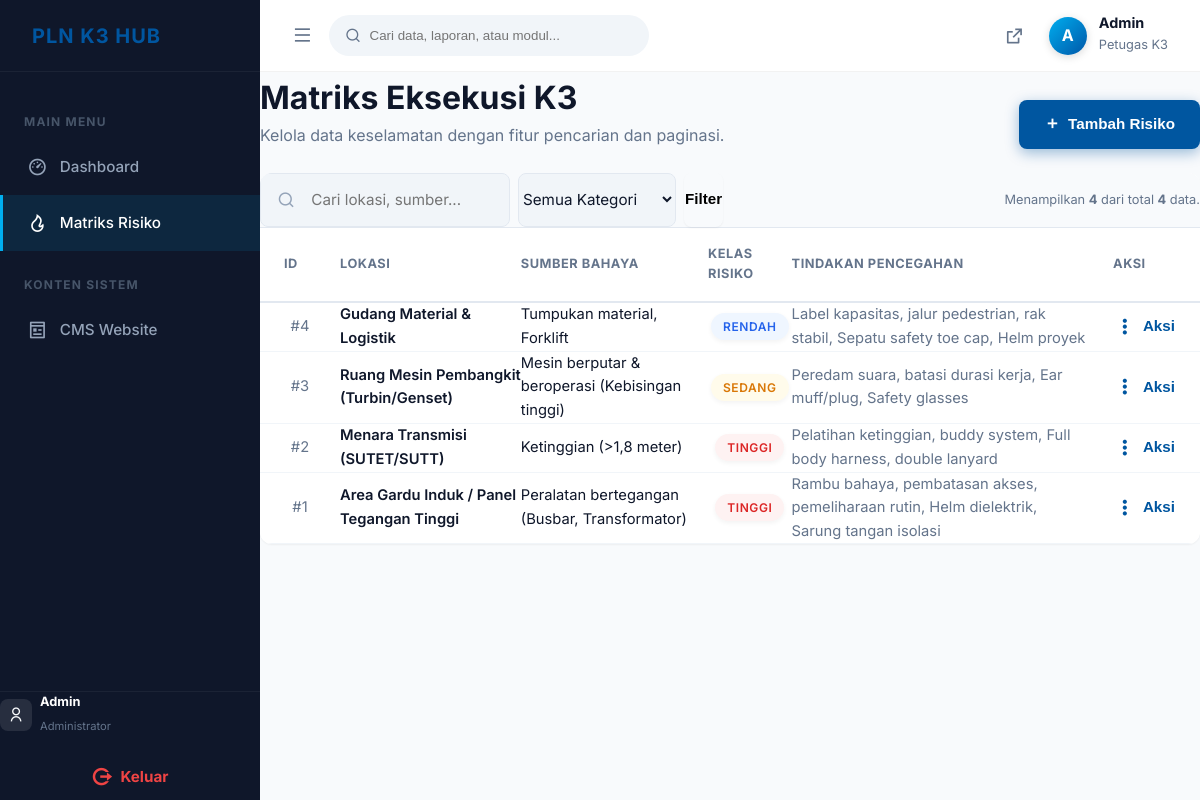
The app's page /admin/risiko.php (signed in) with its own data.
### tables this page shows
CREATE TABLE IF NOT EXISTS `matriks_risiko` (
  `id` int(11) NOT NULL AUTO_INCREMENT,
  `lokasi` varchar(255) NOT NULL,
  `sumber_bahaya` text NOT NULL,
  `kategori` enum('badge--danger','badge--warning','badge--info') NOT NULL,
  `tindakan_pencegahan` text NOT NULL,
  PRIMARY KEY (`id`)
);

### admin/risiko.php (called while the page is built, shortened)
<?php
require_once __DIR__ . '/../controllers/RisikoController.php';
$controller = new RisikoController();
$search = $_GET['search'] ?? '';
$kategori_filter = $_GET['kategori'] ?? '';
$page = isset($_GET['page']) && is_numeric($_GET['page']) ? (int)$_GET['page'] : 1;
$per_page = 10;
$data_k3 = $controller->indexPaginated($search, $kategori_filter, $page, $per_page);
$total_data = $controller->getTotalCount($search, $kategori_filter);
require_once __DIR__ . '/../views/admin/risiko.php';
?>

### controllers/RisikoController.php (called while the page is built, shortened)
<?php
require_once __DIR__ . '/../models/RisikoModel.php';
class RisikoController {
    private $model;
    public function __construct() {
        $database = new Database();
        $db = $database->getConnection();
        $this->model = new RisikoModel($db);
    }
    public function indexPaginated($search = '', $kategori_filter = '', $page = 1, $per_page = 10) {
        $offset = ($page - 1) * $per_page;
        return $this->model->getPaginatedData($search, $kategori_filter, $per_page, $offset);
    }
    public function getTotalCount($search = '', $kategori_filter = '') {
        return $this->model->getTotalCount($search, $kategori_filter);
    }
}
?>

### models/RisikoModel.php (called while the page is built, shortened)
<?php
class RisikoModel {
    private $conn;
    private $table_name = "matriks_risiko";
    public function __construct($db) {
        $this->conn = $db;
    }
    public function getPaginatedData($search = '', $kategori_filter = '', $limit = 10, $offset = 0) {
        $query = "SELECT * FROM " . $this->table_name . " WHERE 1=1";
        $query .= " ORDER BY id DESC LIMIT :limit OFFSET :offset";
        $stmt = $this->conn->prepare($query);
        $stmt->bindParam(':limit', $limit, PDO::PARAM_INT);
        $stmt->bindParam(':offset', $offset, PDO::PARAM_INT);
        $stmt->execute();
        return $stmt->fetchAll();
    }
    public function getTotalCount($search = '', $kategori_filter = '') {
        $query = "SELECT COUNT(*) as total FROM " . $this->table_name . " WHERE 1=1";
        $stmt = $this->conn->prepare($query);
        $stmt->execute();
        $row = $stmt->fetch();
        return $row['total'];
    }
}
?>

### views/admin/risiko.php (the view, shortened to what this page needs)
<?php require_once __DIR__ . '/layouts/header.php'; ?>
<div class="d-flex justify-content-between align-items-end mb-4">
    <div>
        <h1 class="h3 font-weight-bold text-dark m-0">Matriks Eksekusi K3</h1>
        <p class="text-muted mt-1 mb-0">Kelola data keselamatan dengan fitur pencarian dan paginasi.</p>
    </div>
    <button class="btn btn--primary btn--shadow px-4" onclick="openModal()">
        <i class="ri-add-line"></i> Tambah Risiko
    </button>
</div>
<section class="data-section">
    <div class="card border-0 shadow-sm rounded-lg bg-white overflow-hidden">
        <div class="p-3 border-bottom d-flex flex-column flex-md-row justify-content-between align-items-center gap-3 bg-light" style="background:#f8fafc!important;">
            <form method="GET" action="risiko.php" class="d-flex gap-2 w-100 search-form" style="max-width:550px;">
                <div class="input-group flex-grow-1" style="max-width:250px;">
                    <span class="input-group-text bg-white border-end-0"><i class="ri-search-line"></i></span>
                    <input type="text" name="search" class="form-control border-start-0" placeholder="Cari lokasi, sumber..." value="<?= htmlspecialchars($_GET['search'] ?? '') ?>">
                </div>
                <div class="input-group" style="max-width:180px;">
                    <select name="kategori" class="form-control bg-white">
                        <option value="">Semua Kategori</option>
                    </select>
                </div>
                <button type="submit" class="btn btn--flat bg-white border shadow-sm px-3">Filter</button>
            </form>
            <div class="text-muted fs-7">
                Menampilkan <b><?= count($data_k3) ?></b> dari total <b><?= $total_data ?></b> data.
            </div>
        </div>
        <div class="table-wrapper p-0 overflow-x-auto">
            <table class="table table-hover table-striped risk-table m-0">
                <thead class="bg-white border-bottom">
                    <tr>
                        <th class="py-3 px-4 text-center" style="width: 80px;">ID</th>
                        <th class="py-3">Lokasi</th>
                        <th class="py-3">Sumber Bahaya</th>
                        <th class="py-3 text-center">Kelas Risiko</th>
                        <th class="py-3">Tindakan Pencegahan</th>
                        <th class="py-3 px-4 text-center" style="width: 100px;">Aksi</th>
                    </tr>
                </thead>
                <tbody>
                    <?php if (isset($data_k3) && is_array($data_k3) && count($data_k3) > 0): ?>
                        <?php foreach ($data_k3 as $row):
                            $label = 'Rendah';
                            if ($row['kategori'] === 'badge--danger') $label = 'Tinggi';
                            else if ($row['kategori'] === 'badge--warning') $label = 'Sedang';
                        ?>
                        <tr>
                            <td class="align-middle px-4 text-center text-muted fw-bold">#<?= htmlspecialchars($row['id']) ?></td>
                            <td class="align-middle font-weight-semibold text-dark"><?= htmlspecialchars($row['lokasi']) ?></td>
                            <td class="align-middle"><?= htmlspecialchars($row['sumber_bahaya']) ?></td>
                            <td class="align-middle text-center"><span class="badge <?= htmlspecialchars($row['kategori']) ?> badge--soft-shadow m-0 p-1 px-3 border-0"><?= $label ?></span></td>
                            <td class="align-middle text-muted"><?= htmlspecialchars($row['tindakan_pencegahan']) ?></td>
                            <td class="align-middle px-4 text-center">
                                <div class="action-dropdown dropdown-toggle-container">
                                    <button class="btn btn--flat text-primary p-2 border shadow-none bg-white d-flex align-items-center gap-1 rounded" type="button" onclick="toggleMenu(<?= $row['id'] ?>)">
                                        <i class="ri-more-2-fill fs-5"></i> <span>Aksi</span>
                                    </button>
                                </div>
                            </td>
                        </tr>
                        <?php endforeach; ?>
                    <?php endif; ?>
                </tbody>
            </table>
        </div>
    </div>
</section>
<?php require_once __DIR__ . '/layouts/footer.php'; ?>

### records on screen
matriks_risiko: id "4", lokasi "Gudang Material & Logistik", sumber_bahaya "Tumpukan material, Forklift", label "RENDAH", tindakan_pencegahan "Label kapasitas, jalur pedestrian, rak stabil, Sepatu safety toe cap, Helm proyek"
matriks_risiko: id "3", lokasi "Ruang Mesin Pembangkit (Turbin/Genset)", sumber_bahaya "Mesin berputar & beroperasi (Kebisingan tinggi)", kategori "SEDANG", tindakan_pencegahan "Peredam suara, batasi durasi kerja, Ear muff/plug, Safety glasses"
matriks_risiko: id "2", lokasi "Menara Transmisi (SUTET/SUTT)", sumber_bahaya "Ketinggian (>1,8 meter)", kategori "TINGGI", tindakan_pencegahan "Pelatihan ketinggian, buddy system, Full body harness, double lanyard"
matriks_risiko: id "1", lokasi "Area Gardu Induk / Panel Tegangan Tinggi", sumber_bahaya "Peralatan bertegangan (Busbar, Transformator)", kategori "TINGGI", tindakan_pencegahan "Rambu bahaya, pembatasan akses, pemeliharaan rutin, Helm dielektrik, Sarung tangan isolasi"

### other values on screen
$_SESSION['username'] "Admin"
substr($username_display, 0, 1) "A"
$username_display "Admin"
$role_display "Petugas K3"
count($data_k3) "4"
$total_data "4"
